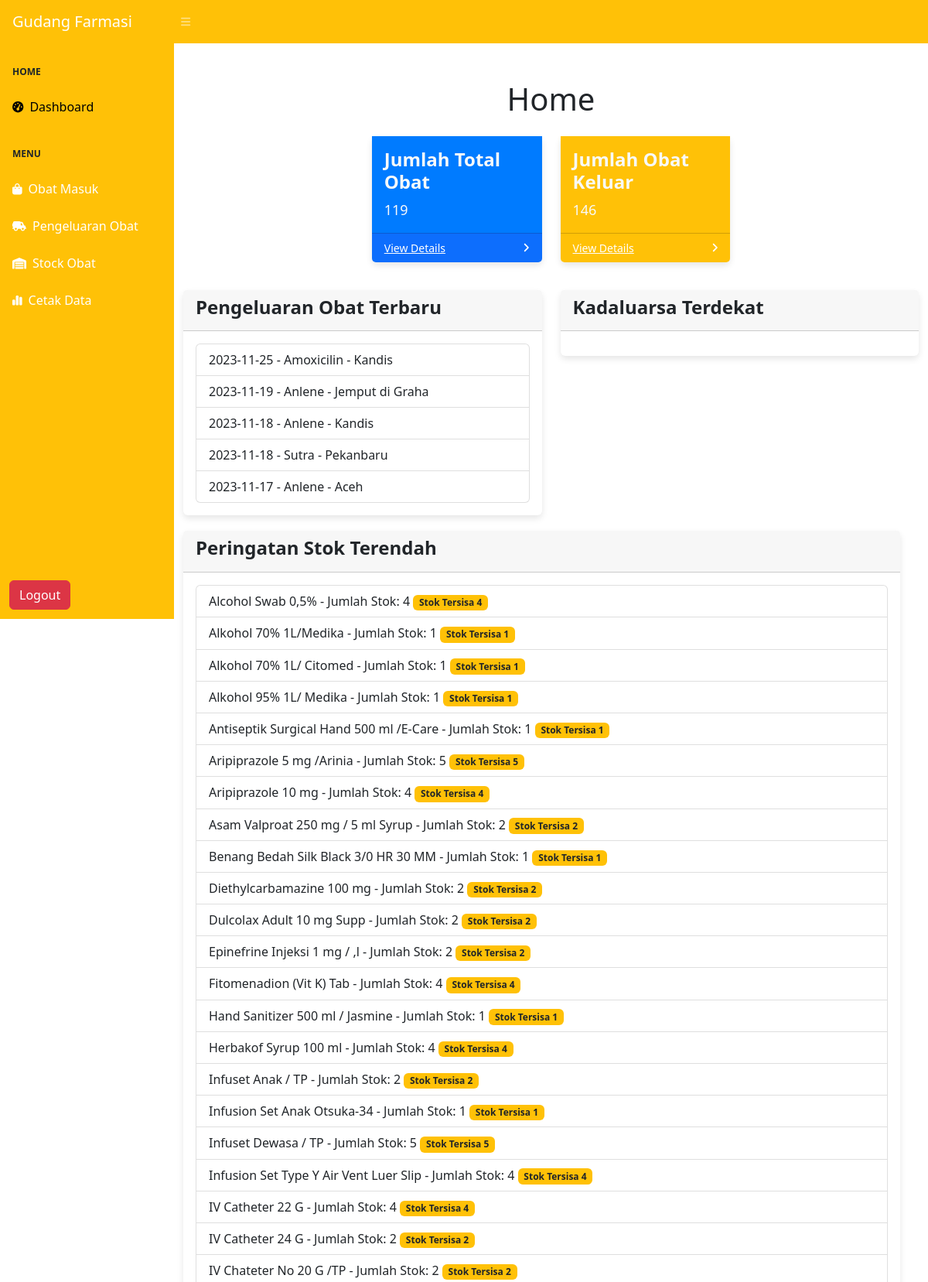
The page /views/home.php (signed in, upper part) on the database its author committed.
### tables this page shows
CREATE TABLE `pengeluaran` (
  `id` int(11) NOT NULL,
  `id_obat` varchar(25) NOT NULL,
  `nama_obat` varchar(50) NOT NULL,
  `satuan` varchar(50) NOT NULL,
  `tujuan` varchar(50) NOT NULL,
  `harga` decimal(65,0) NOT NULL,
  `hargatot` decimal(65,0) NOT NULL,
  `tanggal_keluar` date NOT NULL,
  `jumlah_keluar` int(50) NOT NULL,
  `dokumen` varchar(50) NOT NULL
);

CREATE TABLE `obat` (
  `id` int(11) NOT NULL,
  `id_obat` varchar(25) NOT NULL,
  `nama_obat` varchar(50) NOT NULL,
  `satuan` varchar(50) NOT NULL,
  `jumlah_stock` int(50) NOT NULL,
  `harga` decimal(65,0) NOT NULL,
  `hargatot` decimal(65,0) NOT NULL,
  `tanggal_masuk` date NOT NULL,
  `tanggal_kadaluarsa` date NOT NULL
);

CREATE TABLE `stock` (
  `id` int(11) NOT NULL,
  `nama_obat` varchar(50) NOT NULL,
  `satuan` varchar(50) NOT NULL,
  `jumlah_stock` int(50) NOT NULL
);

### views/home.php (the view, shortened to what this page needs)
<?php
    include '../config/koneksi.php';
?>
<!DOCTYPE html>
<html lang="en">
    <head>
        <link href="https://cdn.jsdelivr.net/npm/simple-datatables@7.1.2/dist/style.min.css" rel="stylesheet" />
        <link href="../css/styles.css" rel="stylesheet" />
    </head>
    <body class="sb-nav-fixed">
    <?php
    $queryPengeluaranTerbaru = "SELECT p.*, o.nama_obat, p.tujuan
    FROM pengeluaran p
    INNER JOIN obat o ON p.id_obat = o.id_obat
    ORDER BY p.tanggal_keluar DESC
    LIMIT 5";
    $resultPengeluaranTerbaru = mysqli_query($koneksi, $queryPengeluaranTerbaru);
    $query = "SELECT SUM(jumlah_stock) AS total_stock FROM obat;";
    $result = mysqli_query($koneksi, $query);
    $data = mysqli_fetch_assoc($result);
    $totalStock = $data['total_stock'];
    echo "Jumlah total stock: " . $totalStock;
    $query = "SELECT SUM(jumlah_keluar) AS total_keluar FROM pengeluaran;";
    $result = mysqli_query($koneksi, $query);
    $data = mysqli_fetch_assoc($result);
    $totalKeluar = $data['total_keluar'];
    ?>
        <nav class="sb-topnav navbar navbar-expand navbar-dark bg-warning">
            <a class="navbar-brand ps-3" href="index.html">Gudang Farmasi</a>
            <button class="btn btn-link btn-sm order-1 order-lg-0 me-4 me-lg-0" id="sidebarToggle" href="#!"><i class="fas fa-bars"></i></button>
        </nav>
        <div id="layoutSidenav">
            <div id="layoutSidenav_nav">
                <nav class="sb-sidenav accordion sb-sidenav-secondary bg-warning" id="sidenavAccordion">
                    <div class="sb-sidenav-menu">
                        <div class="nav">
                            <div class="sb-sidenav-menu-heading">Home</div>
                            <a class="nav-link  active text-black" href="./home.php">
                                <div class="sb-nav-link-icon"><i class="fas fa-tachometer-alt"></i></div>
                                Dashboard
                            </a>
                            <div class="sb-sidenav-menu-heading">Menu</div>
                            <a class="nav-link text-white" href="./obat.php">
                                <div class="sb-nav-link-icon"><i class="fa-solid fa-bag-shopping"></i></div>
                                Obat Masuk
                            </a>
                            <a class="nav-link text-white" href="./pengeluaran.php">
                                <div class="sb-nav-link-icon"><i class="fa-solid fa-truck-field"></i></div>
                                Pengeluaran Obat
                            </a>
                            <a class="nav-link text-white" href="./stock.php">
                                <div class="sb-nav-link-icon"><i class="fa-solid fa-warehouse"></i></div>
                                Stock Obat
                            </a>
                            <a class="nav-link text-white" href="./cetak.php">
                                <div class="sb-nav-link-icon"><i class="fa-solid fa-chart-simple"></i></div>
                                Cetak Data
                            </a>
                        </div>
                    </div>
                    <div class="sb-sidenav-footer">
                    <a class="btn btn-danger ms-auto me-2" href="../proses/logout.php">Logout</a>
                    </div>
                </nav>
            </div>
            <div id="layoutSidenav_content">
                <div class="container">
                    <h1 class="text-center my-4">Home</h1>
                    <div class="row d-flex justify-content-center">
                        <div class="col-md-3 col-lg-3 mb-3">
                            <div class="card card-primary mx-auto">
                                <div class="card-body text-light">
                                    <h3 class="card-title">Jumlah Total Obat</h3>
                                    <p class="card-text text-light"><?php echo $totalStock; ?></p>
                                </div>
                                <div class="card-footer d-flex align-items-center justify-content-between bg-primary">
                                    <a class="small text-white stretched-link" href="./stock.php">View Details</a>
                                    <div class="small text-white"><i class="fas fa-angle-right"></i></div>
                                </div>
                            </div>
                        </div>
                        <div class="col-md-3 col-lg-3 mb-3">
                            <div class="card card-warning mx-auto">
                                <div class="card-body text-light">
                                    <h3 class="card-title">Jumlah Obat Keluar</h3>
                                    <p class="card-text text-light"><?php echo $totalKeluar; ?></p>
                                </div>
                                <div class="card-footer d-flex align-items-center justify-content-between bg-warning">
                                    <a class="small text-white stretched-link" href="./pengeluaran.php">View Details</a>
                                    <div class="small text-white"><i class="fas fa-angle-right"></i></div>
                                </div>
                            </div>
                        </div>
                    </div>
                <div class="row">
                    <div class="col-md-6">
                        <div class="card">
                            <div class="card-header">
                                <h5 class="card-title">Pengeluaran Obat Terbaru</h5>
                            </div>
                            <div class="card-body">
                                <ul class="list-group">
                                    <?php
                                    while ($dataPengeluaran = mysqli_fetch_assoc($resultPengeluaranTerbaru)) {
                                        echo '<li class="list-group-item">' . $dataPengeluaran['tanggal_keluar'] . ' - ' . $dataPengeluaran['nama_obat'] . ' - ' . $dataPengeluaran['tujuan'] . '</li>';
                                    }
                                    ?>
                                </ul>
                            </div>
                        </div>
                    </div>
                    <div class="col-md-6">
                        <div class="card">
                            <div class="card-header">
                                <h5 class="card-title">Kadaluarsa Terdekat</h5>
                            </div>
                            <div class="card-body">
                            </div>
                        </div>
                    </div>
                    <div class="row">
                        <div class="col-12">
                            <div class="card">
                                <div class="card-header">
                                    <h5 class="card-title">Peringatan Stok Terendah</h5>
                                </div>
                                <div class="card-body">
                                    <ul class="list-group">
                                        <?php
                                        $queryStokTerendah = "SELECT nama_obat, jumlah_stock FROM stock WHERE jumlah_stock <= 5";
                                        $resultStokTerendah = mysqli_query($koneksi, $queryStokTerendah);
                                        while ($dataStokTerendah = mysqli_fetch_assoc($resultStokTerendah)) {
                                            $namaObatTerendah = $dataStokTerendah['nama_obat'];
                                            $jumlahStokTerendah = $dataStokTerendah['jumlah_stock'];
                                        ?>
                                            <li class="list-group-item">
                                                <?php echo $namaObatTerendah; ?> - Jumlah Stok: <?php echo $jumlahStokTerendah; ?>
                                                <span class="badge bg-warning text-dark">Stok Tersisa <?php echo $jumlahStokTerendah; ?></span>
                                            </li>
                                        <?php
                                        }
                                        ?>
                                    </ul>
                                </div>
                            </div>
                        </div
                    </div>
                </div>
            </div>
        </div>
    </body>
</html>

### views/home.php (style rules this page uses)
html, body { height: 100%; }
#layoutSidenav { display: flex; flex-direction: column; min-height: 100vh; }
#layoutSidenav_content { flex: 1 0 auto; }
.card { margin-bottom: 20px; border: none; box-shadow: 0 4px 8px rgba(0, 0, 0, 0.1); transition: box-shadow 0.3s; }
.card-title { font-size: 24px; font-weight: bold; }
.card-text { font-size: 18px; color: #333; }
.card-primary .card-body { background-color: #007bff; }
.card-warning .card-body { background-color: #ffc107; }

### rows shown on the page
pengeluaran: tanggal_keluar "2023-11-25", obat.nama_obat "Amoxicilin", tujuan "Kandis"
pengeluaran: tanggal_keluar "2023-11-19", obat.nama_obat "Anlene", tujuan "Jemput di Graha"
pengeluaran: tanggal_keluar "2023-11-18", obat.nama_obat "Anlene", tujuan "Kandis"
pengeluaran: tanggal_keluar "2023-11-18", obat.nama_obat "Sutra", tujuan "Pekanbaru"
pengeluaran: tanggal_keluar "2023-11-17", obat.nama_obat "Anlene", tujuan "Aceh"
stock: nama_obat "Alcohol Swab 0,5%", jumlah_stock "4"
stock: nama_obat "Alkohol 70% 1L/Medika", jumlah_stock "1"
stock: nama_obat "Alkohol 70% 1L/ Citomed", jumlah_stock "1"
stock: nama_obat "Alkohol 95% 1L/ Medika", jumlah_stock "1"
stock: nama_obat "Antiseptik Surgical Hand 500 ml /E-Care", jumlah_stock "1"
stock: nama_obat "Aripiprazole 5 mg /Arinia", jumlah_stock "5"
stock: nama_obat "Aripiprazole 10 mg", jumlah_stock "4"
stock: nama_obat "Asam Valproat 250 mg / 5 ml Syrup", jumlah_stock "2"
stock: nama_obat "Benang Bedah Silk Black 3/0 HR 30 MM", jumlah_stock "1"
stock: nama_obat "Diethylcarbamazine 100 mg", jumlah_stock "2"
stock: nama_obat "Dulcolax Adult 10 mg Supp", jumlah_stock "2"
stock: nama_obat "Epinefrine Injeksi 1 mg / ,l", jumlah_stock "2"
stock: nama_obat "Fitomenadion (Vit K) Tab", jumlah_stock "4"
stock: nama_obat "Hand Sanitizer 500 ml / Jasmine", jumlah_stock "1"
stock: nama_obat "Herbakof Syrup 100 ml", jumlah_stock "4"
stock: nama_obat "Infuset Anak / TP", jumlah_stock "2"
stock: nama_obat "Infusion Set Anak Otsuka-34", jumlah_stock "1"
stock: nama_obat "Infuset Dewasa / TP", jumlah_stock "5"
stock: nama_obat "Infusion Set Type Y Air Vent Luer Slip", jumlah_stock "4"
stock: nama_obat "IV Catheter 22 G", jumlah_stock "4"
stock: nama_obat "IV Catheter 24 G", jumlah_stock "2"
stock: nama_obat "IV Chateter No 20 G /TP", jumlah_stock "2"

### other values the page prints
$totalStock "119"
$totalKeluar "146"
